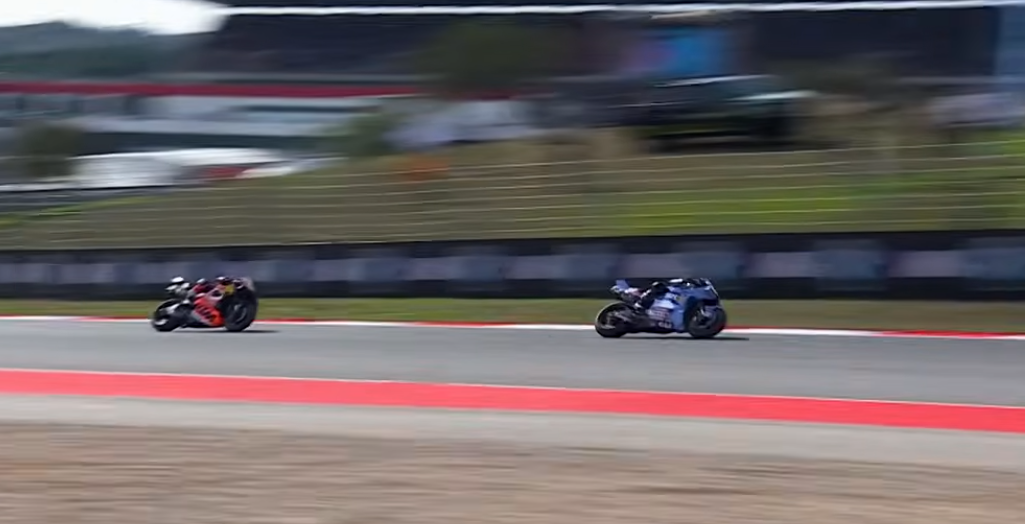
#> input picture MotoGP0.png, 1025 x 524 px
$ python SIFT.py
#> lines starting #> are read from the running program, lines starting #| are printed output that depends on the picture
import cv2 as cv
import numpy as np

# Load two images of the same scene
I0 = cv.imread("MotoGP0.png")
#> I0 is the input picture: shape (524, 1025, 3); mean B, G, R 102.1, 101.3, 109.7
I1 = cv.imread("MotoGP1.png")
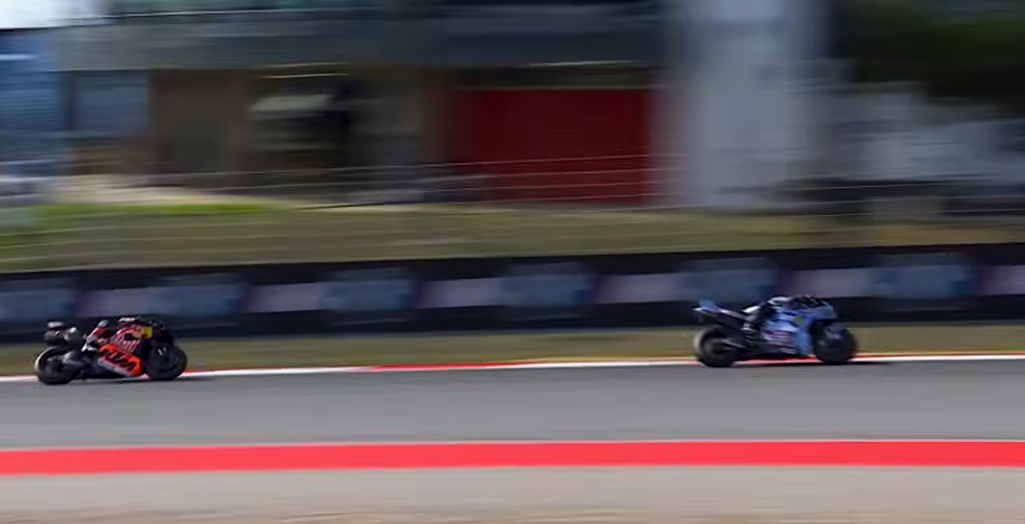
#> input picture MotoGP1.png, 1025 x 524 px
#> I1 is the input picture: shape (524, 1025, 3); mean B, G, R 86, 82.9, 92.9

assert I0 is not None and I1 is not None
g0 = cv.cvtColor(I0, cv.COLOR_BGR2GRAY); g1 = cv.cvtColor(I1, cv.COLOR_BGR2GRAY)
#> after `g0 = cv.cvtColor(I0, cv.COLOR_BGR2GRAY)`:
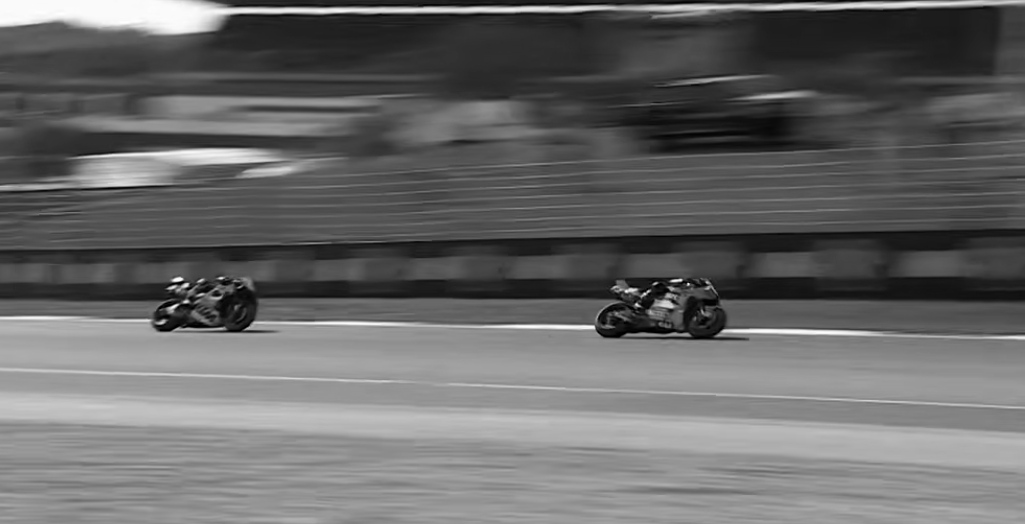
#> g0: shape (524, 1025); min 0, max 254, mean 103.9
#> after `g1 = cv.cvtColor(I1, cv.COLOR_BGR2GRAY)`:
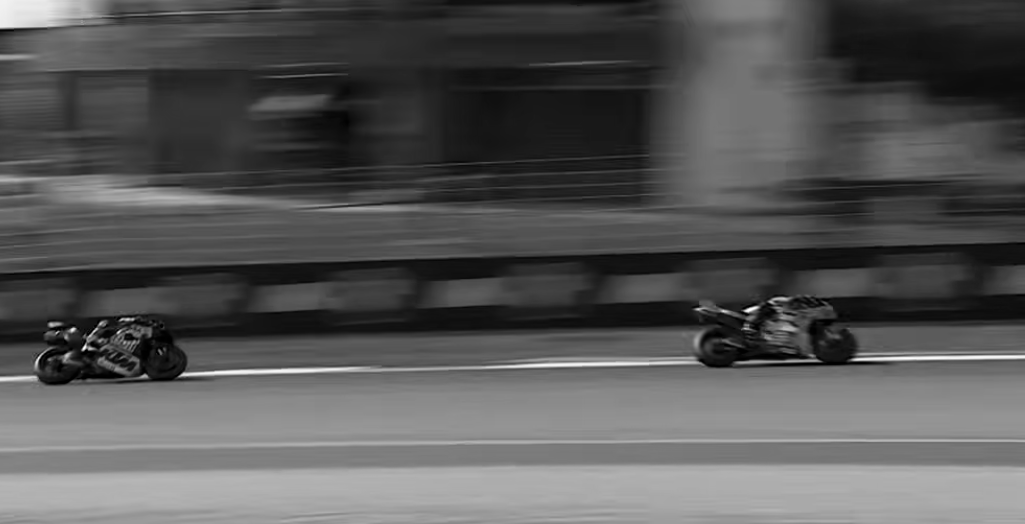
#> g1: shape (524, 1025); min 0, max 255, mean 86.2

sift = cv.SIFT_create(nfeatures=1200)
k0,d0 = sift.detectAndCompute(g0, None)
#> k0 = 305 keypoints; strongest (x, y, size): (688, 284, 1.8), (186, 285, 3.2), (186, 301, 3.1), (680, 280, 2.3)
k1,d1 = sift.detectAndCompute(g1, None)
#> k1 = 303 keypoints; strongest (x, y, size): (84, 348, 2.7), (73, 330, 3.3), (51, 324, 3.6), (118, 332, 1.9)

cv.imwrite("out_detection_sift_f0.png", cv.drawKeypoints(I0, k0, None,
          flags=cv.DRAW_MATCHES_FLAGS_DRAW_RICH_KEYPOINTS))
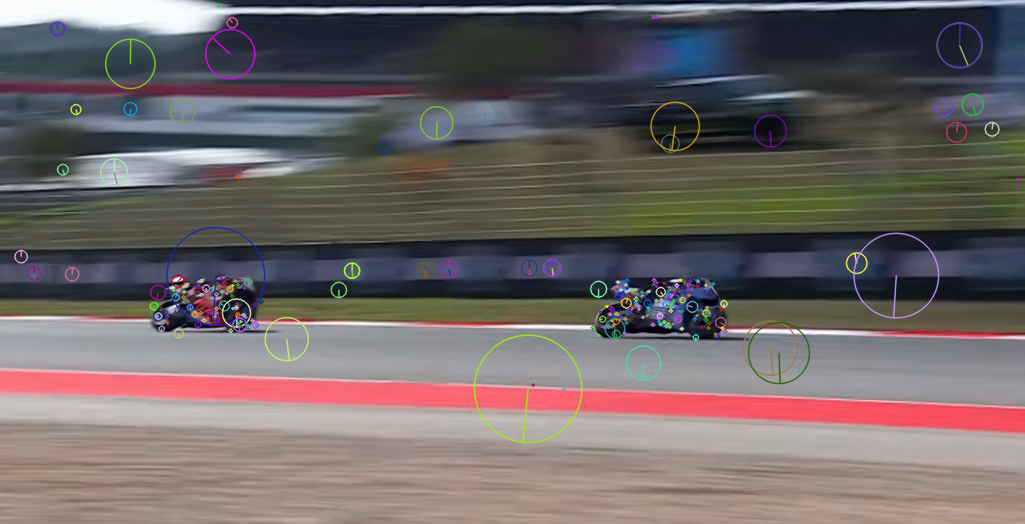
#> saved as out_detection_sift_f0.png: shape (524, 1025, 3); mean B, G, R 102.7, 102.2, 110.5
cv.imwrite("out_detection_sift_f1.png", cv.drawKeypoints(I1, k1, None,
          flags=cv.DRAW_MATCHES_FLAGS_DRAW_RICH_KEYPOINTS))
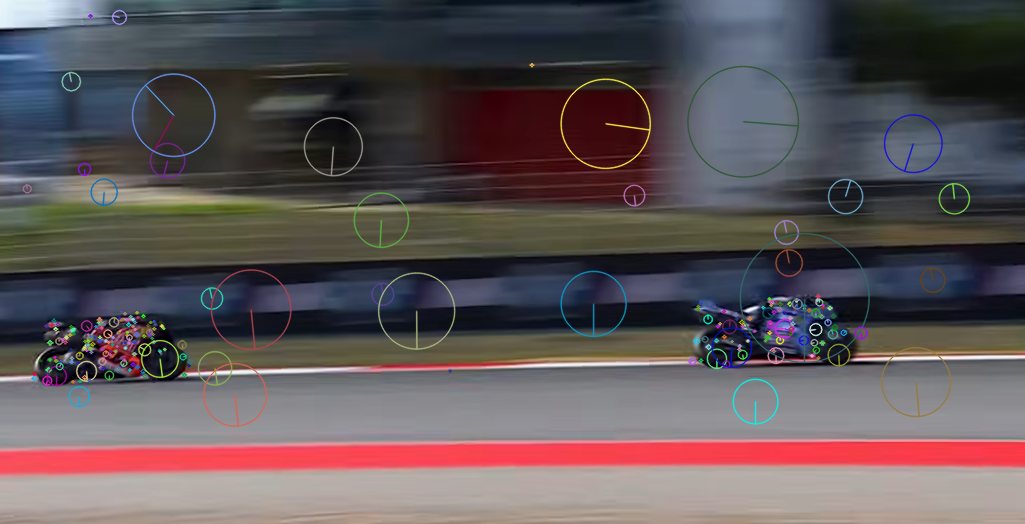
#> saved as out_detection_sift_f1.png: shape (524, 1025, 3); mean B, G, R 87.2, 84.2, 94

bf = cv.BFMatcher(cv.NORM_L2)
raw = bf.knnMatch(d0, d1, k=2)
#> raw = 305 matches
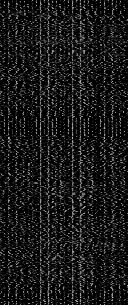
#> d0: shape (305, 128) float32; min 0, max 208, mean 25.9
good = [m for m,n in raw if m.distance < 0.75*n.distance]
#> good = 28 matches

# RANSAC cleanup
if len(good) >= 8:
    p0 = np.float32([k0[m.queryIdx].pt for m in good])
#> p0 = 28 pairs, first value 194.6 to 856.3, second value 262.7 to 384.5
    p1 = np.float32([k1[m.trainIdx].pt for m in good])
#> p1 = 28 pairs, first value 33.88 to 838.4, second value 293.8 to 401.1
    F, mask = cv.findFundamentalMat(p0, p1, cv.FM_RANSAC, 1.0, 0.999)
#> F = [[-4.37e-09, -1.15e-07, -8.07e-05], [-3.13e-07, 9.85e-06, -0.00745], [5.63e-05, 0.00192, 1]]; mask = 28 values, max 1 at index 0, min 0 at index 8, mean 0.75
    keep = [gm for gm,ok in zip(good, mask.ravel()==1) if ok]
#> keep = 21 matches
else:
    keep = good

match_img = cv.drawMatches(I0, k0, I1, k1, keep[:100], None,
                           flags=cv.DrawMatchesFlags_NOT_DRAW_SINGLE_POINTS)
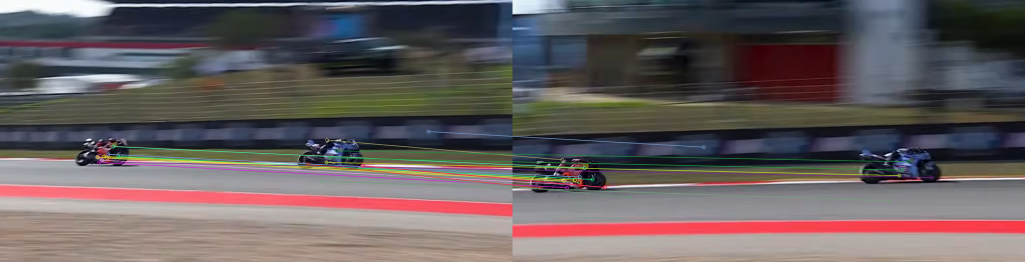
#> match_img: shape (524, 2050, 3) (shown at 1/2 size); mean B, G, R 94.6, 93.3, 102.2
cv.imwrite("out_matches_sift.png", match_img)
print(f"SIFT: kp0={len(k0)} kp1={len(k1)} good={len(good)} kept={len(keep)}")
#| SIFT: kp0=305 kp1=303 good=28 kept=21
